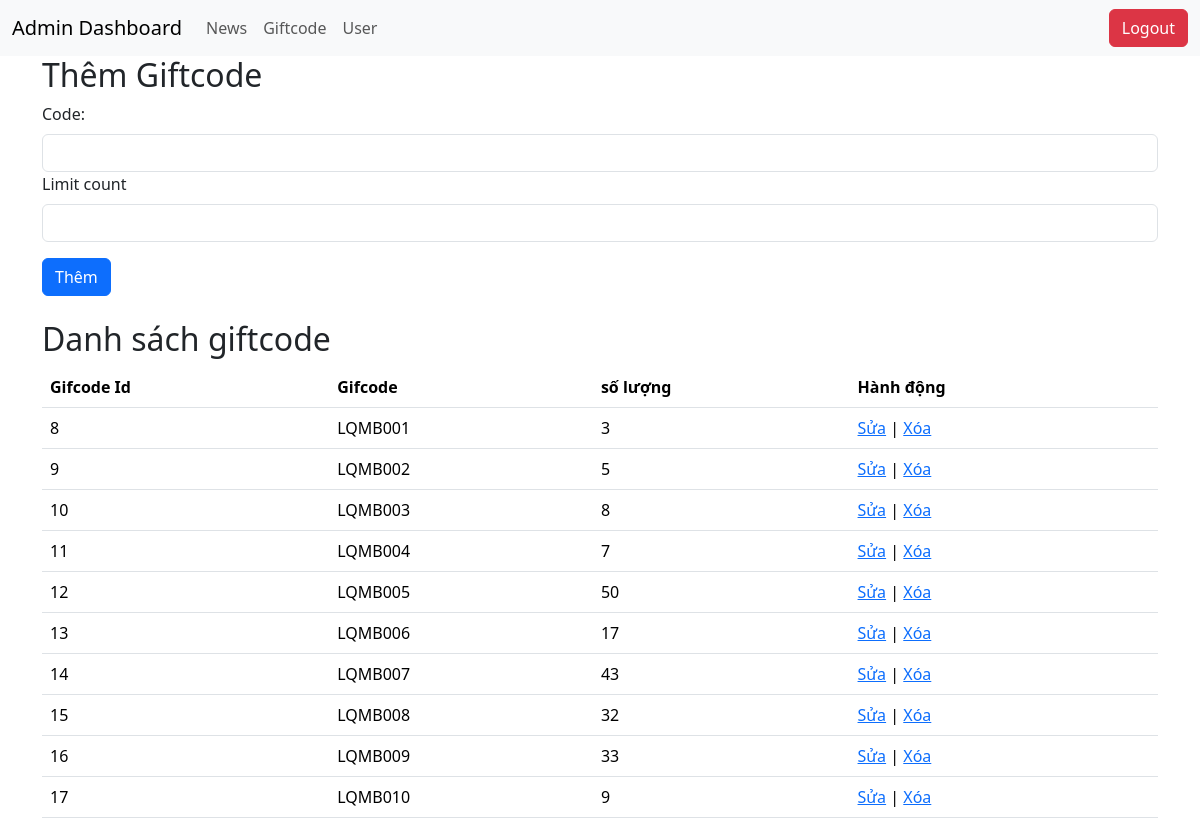
The app's page /admin/giftcode.php (signed in) with its own data.
### tables this page shows
CREATE TABLE `giftcode` (
  `giftCodeId` int(11) NOT NULL,
  `giftCode` varchar(255) NOT NULL,
  `limit_count` int(11) NOT NULL
);

### admin/giftcode.php (the view, shortened to what this page needs)
<!DOCTYPE html>
<html lang="en">
<head>
    <link href="https://cdn.jsdelivr.net/npm/bootstrap@5.3.2/dist/css/bootstrap.min.css" rel="stylesheet"
>
</head>
<body>
    <?php include("header.php"); ?>
    <div class="container">
        <h2>Thêm Giftcode</h2>
        <form method="post" action="giftcode.php" enctype="multipart/form-data">
            <div class="mb-3">
                <label for="title" class="form-label">Code:</label>
                <input type="text" class="form-control" id="giftCode" name="giftCode" required>
                <label for="title" class="form-label">Limit count</label>
                <input type="number" class="form-control" name="limit_count" id="">
            </div>
            <button type="submit" class="btn btn-primary" name="submit">Thêm</button>
        </form>
        <br>
        <h2>Danh sách giftcode</h2>
        <table class="table">
            <thead>
                <tr>
                    <th scope="col">Gifcode Id</th>
                    <th scope="col">Gifcode</th>
                    <th scope="col">số lượng</th>
                    <th scope="col">Hành động</th>
                </tr>
            </thead>
            <tbody>
                <?php
                require("../Config/Connect.php");
                $sql = "SELECT * FROM giftcode";
                $result = $conn->query($sql);
                if ($result->num_rows > 0) {
                    while ($row = $result->fetch_assoc()) {
                        echo "<tr>";
                        echo "<td>" . $row['giftCodeId'] . "</td>";
                        echo "<td>" . $row['giftCode'] . "</td>";
                        echo "<td>" . $row['limit_count'] . "</td>";
                        echo "<td><a href='edit_giftcode.php?id=" . $row['giftCodeId'] . "'>Sửa</a> | <a href='delete_giftcode.php?id=" . $row['giftCodeId'] . "'>Xóa</a></td>";
                        echo "</tr>";
                    }
                } else {
                    echo "<tr><td colspan='3'>Không có gift code nào</td></tr>";
                }
                ?>
            </tbody>
        </table>
    </div>
</body>
</html>

### records on screen
giftcode: giftCodeId "8", giftCode "LQMB001", limit_count "3"
giftcode: giftCodeId "9", giftCode "LQMB002", limit_count "5"
giftcode: giftCodeId "10", giftCode "LQMB003", limit_count "8"
giftcode: giftCodeId "11", giftCode "LQMB004", limit_count "7"
giftcode: giftCodeId "12", giftCode "LQMB005", limit_count "50"
giftcode: giftCodeId "13", giftCode "LQMB006", limit_count "17"
giftcode: giftCodeId "14", giftCode "LQMB007", limit_count "43"
giftcode: giftCodeId "15", giftCode "LQMB008", limit_count "32"
giftcode: giftCodeId "16", giftCode "LQMB009", limit_count "33"
giftcode: giftCodeId "17", giftCode "LQMB010", limit_count "9"
